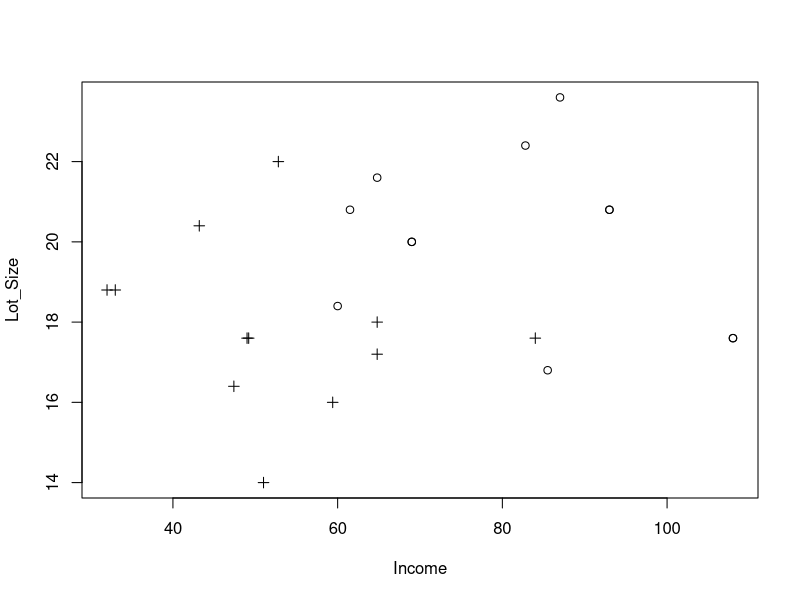
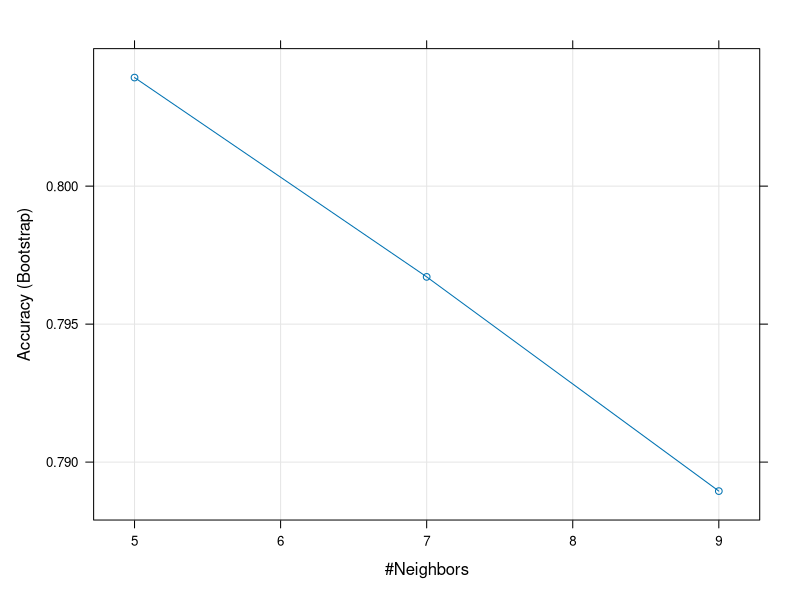
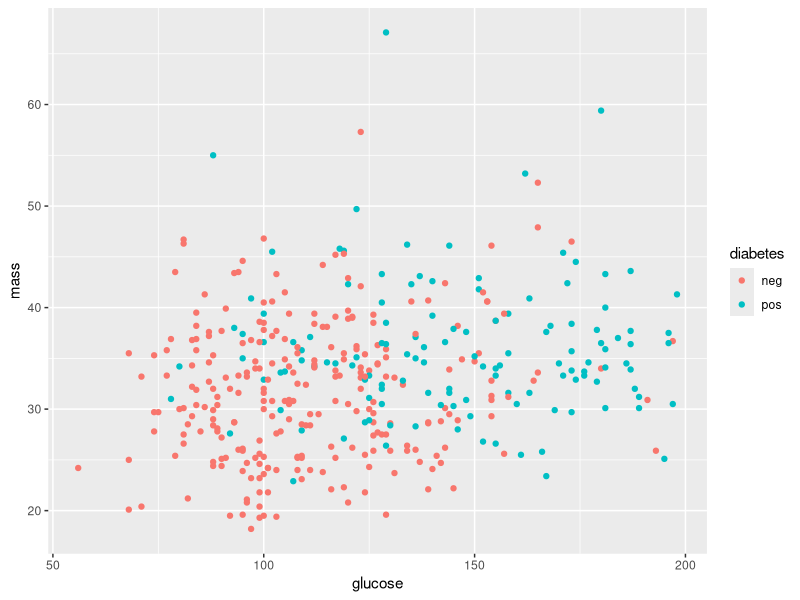
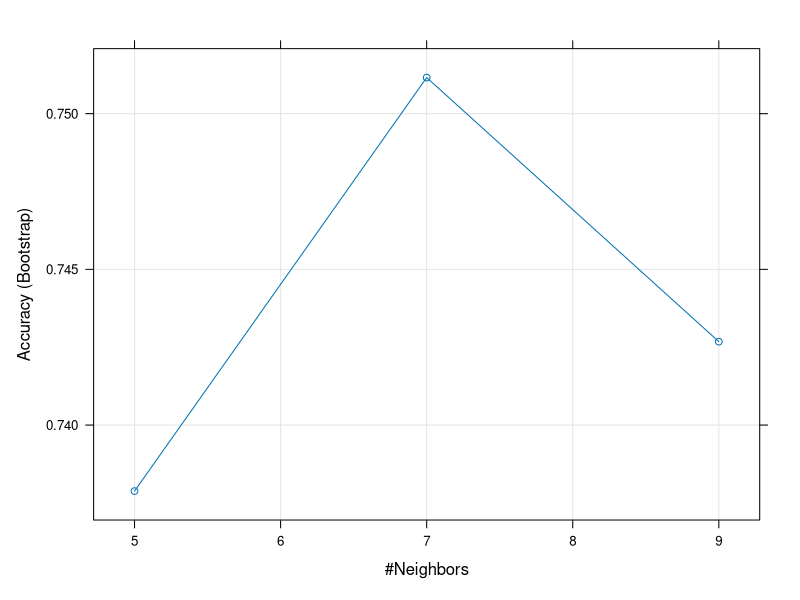

Source code (R) for these figures, in order:
###########k nearest neighbor###########
# naive rule as a baseline for evaluation of performance for more complicated classifiers

# classification matrix (confusion matrix for classification)
library(caret)
library(dplyr)

mower <- read.csv("LawnMowers.csv",stringsAsFactors = TRUE)
class(mower$Ownership)


### split data set
set.seed(123)
dvideData <- createDataPartition(mower$Ownership,p=.5, list=FALSE)
train <- mower[dvideData,]
test <- mower[-dvideData,]

## visualization
plot(Lot_Size~Income, data=train, pch=ifelse(train$Ownership=="Owner",1,3))
 

## make model
knnfit <- train(Ownership~., data=train, method="knn", preProcess=c("center","scale"))
plot(knnfit)
knnfit$bestTune

## make prediction
knnclass <- predict(knnfit, newdata = test)
head(knnclass)

## calculate accuracy rate
table(knnclass,test$Ownership)
1-7/24 # accuracy rate
7/24 # error rate
mean(knnclass==test$Ownership)

confusionMatrix(knnclass,test$Ownership)

########################33
library(mlbench)
data("PimaIndiansDiabetes2")
library(caret)
library(dplyr)
library(ggplot2)

PimaIndiansDiabetes2 <- na.omit(PimaIndiansDiabetes2)

## inspect the data
class(PimaIndiansDiabetes2$diabetes)

## visualize data
ggplot(PimaIndiansDiabetes2,aes(glucose,mass, color=diabetes)) + geom_point()

set.seed(123)
divideData <- createDataPartition(PimaIndiansDiabetes2$diabetes,p=.8,list=FALSE)
train <- PimaIndiansDiabetes2[divideData,]
test <- PimaIndiansDiabetes2[-divideData,]

### make the model on the training data

knnfit <- train(diabetes~., data=train,method="knn",preProcess=c("center","scale"))

### find the best # of k
knnfit$bestTune
plot(knnfit)

### make predictions
knnclass <- predict(knnfit,newdata=test)
head(knnclass)

### confusion matrix
confusionMatrix(knnclass, test$diabetes)
mean(knnclass==test$diabetes)
A <- 42; B <- 12;C <- 10;D <- 14
sensitivity <- A/(A+C)
sensitivity # true pos rate
specificity <- D/(B+D) 
specificity # true neg rate


#spam model########
library(kernlab)
data(spam)
set.seed(123)
divideData <- createDataPartition(spam$type,p=.3,list=FALSE)
train <- spam[divideData,]
test <- spam[-divideData,]

spamfit <- train(type~.,data=train,method="knn",preProcess=c("center","scale"))

## predictions
predknn <- predict(spamfit,newdata=test)
confusionMatrix(predknn,test$type)

spamlogisticmodel <- glm(type~.,data=train, family = binomial)

spamprob <- predict(spamlogisticmodel,test,type="response")
spampred <- ifelse(spamprob>.5,"spam","nonspam")

mean(spampred==test$type)
#test accuracy rate is 0.93
table(spampred,test$type)
# logistic regression did better on predicting 

summary(spamlogisticmodel)
exp(spamlogisticmodel$coefficients)
